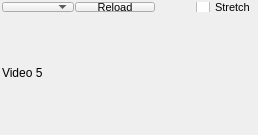
             <widget class="QWidget" name="widget_8" native="true">
              <layout class="QVBoxLayout" name="verticalLayout_22">
               <property name="spacing">
                <number>1</number>
               </property>
               <property name="leftMargin">
                <number>2</number>
               </property>
               <property name="topMargin">
                <number>2</number>
               </property>
               <property name="rightMargin">
                <number>2</number>
               </property>
               <property name="bottomMargin">
                <number>2</number>
               </property>
               <item>
                <layout class="QHBoxLayout" name="horizontalLayout_33">
                 <item>
                  <widget class="QComboBox" name="video_menu_5">
                   <property name="sizePolicy">
                    <sizepolicy hsizetype="Preferred" vsizetype="Maximum">
                     <horstretch>0</horstretch>
                     <verstretch>0</verstretch>
                    </sizepolicy>
                   </property>
                   <property name="maximumSize">
                    <size>
                     <width>16777215</width>
                     <height>10</height>
                    </size>
                   </property>
                   <property name="font">
                    <font>
                     <pointsize>8</pointsize>
                    </font>
                   </property>
                  </widget>
                 </item>
                 <item>
                  <widget class="QPushButton" name="video_reload_5">
                   <property name="sizePolicy">
                    <sizepolicy hsizetype="Minimum" vsizetype="Maximum">
                     <horstretch>0</horstretch>
                     <verstretch>0</verstretch>
                    </sizepolicy>
                   </property>
                   <property name="maximumSize">
                    <size>
                     <width>16777215</width>
                     <height>10</height>
                    </size>
                   </property>
                   <property name="font">
                    <font>
                     <pointsize>8</pointsize>
                    </font>
                   </property>
                   <property name="text">
                    <string>Reload</string>
                   </property>
                  </widget>
                 </item>
                 <item>
                  <spacer name="horizontalSpacer_11">
                   <property name="orientation">
                    <enum>Qt::Horizontal</enum>
                   </property>
                   <property name="sizeHint" stdset="0">
                    <size>
                     <width>40</width>
                     <height>8</height>
                    </size>
                   </property>
                  </spacer>
                 </item>
                 <item>
                  <widget class="QCheckBox" name="video_stretch_5">
                   <property name="sizePolicy">
                    <sizepolicy hsizetype="Minimum" vsizetype="Maximum">
                     <horstretch>0</horstretch>
                     <verstretch>0</verstretch>
                    </sizepolicy>
                   </property>
                   <property name="maximumSize">
                    <size>
                     <width>16777215</width>
                     <height>10</height>
                    </size>
                   </property>
                   <property name="font">
                    <font>
                     <pointsize>8</pointsize>
                    </font>
                   </property>
                   <property name="text">
                    <string>Stretch</string>
                   </property>
                  </widget>
                 </item>
                </layout>
               </item>
               <item>
                <widget class="QLabel" name="video_stream_5">
                 <property name="sizePolicy">
                  <sizepolicy hsizetype="MinimumExpanding" vsizetype="MinimumExpanding">
                   <horstretch>0</horstretch>
                   <verstretch>0</verstretch>
                  </sizepolicy>
                 </property>
                 <property name="minimumSize">
                  <size>
                   <width>160</width>
                   <height>120</height>
                  </size>
                 </property>
                 <property name="text">
                  <string>Video 5</string>
                 </property>
                </widget>
               </item>
              </layout>
             </widget>
